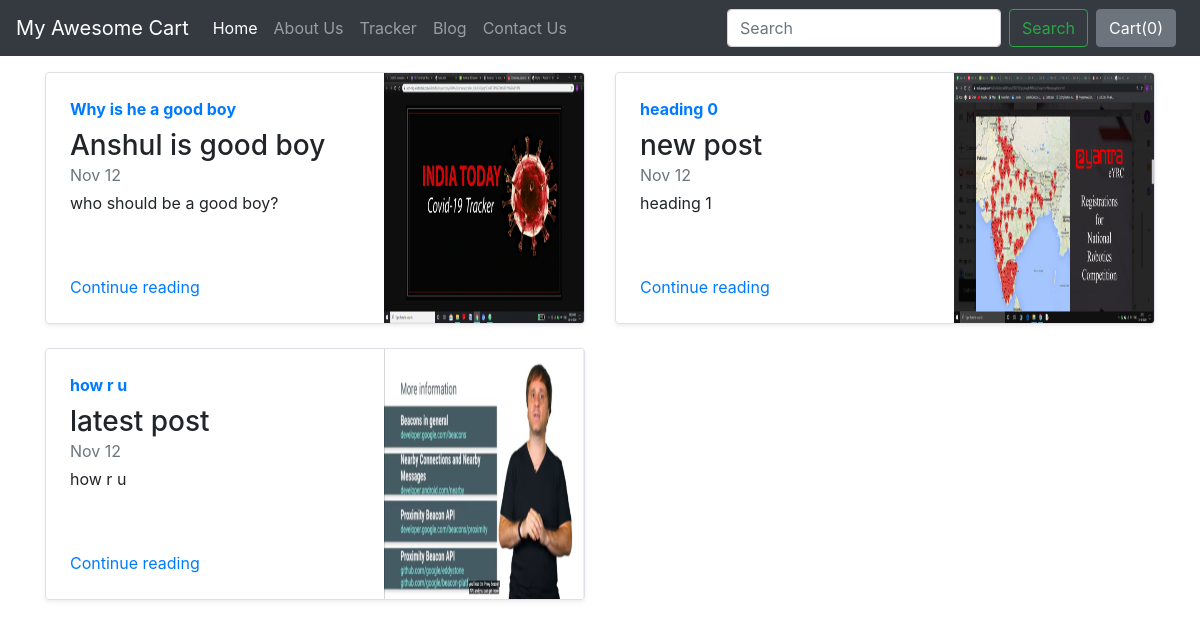
Screenshot of /blog/ with the database file from the repository.
### blog/models.py (models this page shows)
class Blogpost(models.Model):
    post_id = models.AutoField(primary_key=True)
    title = models.CharField(max_length=50)
    head0 = models.CharField(max_length=500, default="")
    chead0 = models.CharField(max_length=5000, default="")
    head1 = models.CharField(max_length=500, default="")
    chead1 = models.CharField(max_length=5000, default="")
    head2 = models.CharField(max_length=500, default="")
    chead2 = models.CharField(max_length=5000, default="")
    pub_date = models.DateField()
    thumbnail = models.ImageField(upload_to='shop/images', default="")
    def __str__(self):
        return self.title

### blog/views.py (the view)
# urls.py: path("", views.index, name="blogHome"),
def index(request):
    myposts = Blogpost.objects.all()
    print(myposts)
    return render(request, 'blog/index.html', {'myposts':myposts})

### blog/templates/blog/index.html
{% extends 'shop/basic.html' %}
  {% block body %}
  <div class="container mt-3">
    <div class="row mb-2">
    {% for item in myposts %}
      <div class="col-md-6">
        <div class="row no-gutters border rounded overflow-hidden flex-md-row mb-4 shadow-sm h-md-250 position-relative">
          <div class="col p-4 d-flex flex-column position-static">
            <strong class="d-inline-block mb-2 text-primary">{{item.head0}}</strong>
            <h3 class="mb-0">{{item.title}}</h3>
            <div class="mb-1 text-muted">Nov 12</div>
            <p class="card-text mb-auto">{{item.head1}}</p>
            <a href="blogpost/{{item.post_id}}" class="stretched-link">Continue reading</a>
          </div>
          <div class="col-auto d-none d-lg-block">
            <img src="/media/{{item.thumbnail}}" class="bd-placeholder-img" width="200" height="250" aria-label="Placeholder: Thumbnail"/>
            </div>
        </div>
      </div>
    {% endfor %}
  </div>
{% endblock %}

### rows the page displays
Blogpost: head0 "Why is he a good boy", title "Anshul is good boy", head1 "who should be a good boy?", thumbnail (picture)
Blogpost: head0 "heading 0", title "new post", head1 "heading 1", thumbnail (picture)
Blogpost: head0 "how r u", title "latest post", head1 "how r u", thumbnail (picture)
